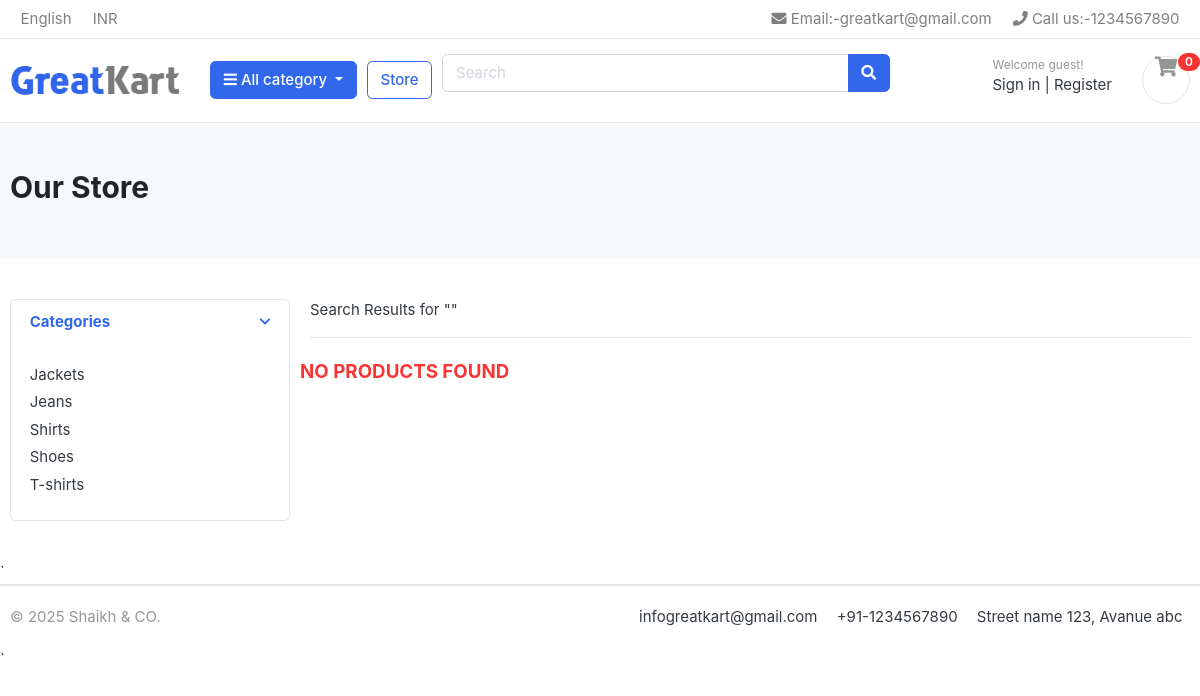
The app's page /store/search/ with its own data.
### Category/models.py (models this page shows, shortened)
class Category(models.Model):
    category_name = models.CharField(max_length=255, unique=True)
    slug = models.CharField(max_length=255, unique=True)
    description = models.TextField()
    cat_image = models.ImageField(upload_to='photos/categories', blank=True)
    class Meta:
        verbose_name = "Category"
        verbose_name_plural = "Categories"
    def get_url(self):
        return reverse("products_by_category", args=[self.slug])

### store/views.py (the view)
# urls.py: path('search/', search_products, name='search_products'),
def search_products(request):
    query = request.GET.get('q', '')
    results = []
    if query:
        results = Product.objects.filter(product_name__icontains=query)
    return render(request, 'search_results.html', {
        'query': query,
        'results': results
    })

### Category/context_processors.py (called while the page is built)
def menu_links(request):
    links = Category.objects.all()
    return dict(links=links)

### cart/context_processors.py (called while the page is built)
def cart_item_count(request):
    count = 0
    if request.user.is_authenticated:
        try:
            cart = Cart.objects.get(user=request.user)
            count = CartItem.objects.filter(cart=cart).count()
        except Cart.DoesNotExist:
            pass
    return {'cart_item_count': count}

### templates/search_results.html
{% extends 'base.html' %}
{% load static %}
{% block content %}
<section class="section-pagetop bg">
    <div class="container">
        <h2 class="title-page">Our Store</h2>
    </div>
</section>
<section class="section-content padding-y">
    <div class="container">
        <div class="row">
            <aside class="col-md-3">
                <div class="card">
                    <article class="filter-group">
                        <header class="card-header">
                            <a href="#" data-toggle="collapse" data-target="#collapse_1" aria-expanded="true" class="">
                                <i class="icon-control fa fa-chevron-down"></i>
                                <h6 class="title">Categories</h6>
                            </a>
                        </header>
                        <div class="filter-content collapse show" id="collapse_1" style="">
                            <div class="card-body">
                                <ul class="list-menu">
                                    {% for category in links %}
                                    <li><a href="{{ category.get_url }}">{{ category.category_name }}</a></li>
                                    {% endfor %}
                                </ul>
                            </div>
                        </div>
                    </article>
                </div>
            </aside>
            <main class="col-md-9">
                <header class="border-bottom mb-4 pb-3">
                    <div class="form-inline">
                        <span class="mr-md-auto">Search Results for "{{ query }}"</span>
                    </div>
                </header>
                <div class="row">
                    {% if results %}
                    {% for product in results %}
                    <div class="col-md-4">
                        <figure class="card card-product-grid">
                            <div class="img-wrap">
                                <img src="{{ product.images.url }}">
                            </div>
                            <figcaption class="info-wrap">
                                <div class="fix-height">
                                    <a href="./product-detail.html" class="title">{{ product.product_name }}</a>
                                    <div class="price-wrap mt-2">
                                        <span class="price">${{ product.price }}</span>
                                        <del class="price-old">$1980</del>
                                    </div>
                                </div>
                        {% if product.stock <= 0 %}
                            <h5 class="text-danger">Out Of Stock</h5>
                        {% else %}
                            <a href="{% url 'add_to_cart' product.id %}" class="btn  btn-primary"> <span class="text">Add to cart</span>
                            <i class="fas fa-shopping-cart"></i> </a>
                        {% endif %}
                            </figcaption>
                        </figure>
                    </div>
                    {% endfor %}
                    {% else %}
                    <h5 class="text-danger">NO PRODUCTS FOUND</h5>
                    {% endif %}
                </div>
            </main>
        </div>
    </div>
</section>
{% endblock %}

### static/css/ui.css (style rules this page uses)
html { font-family: "Inter", sans-serif; font-size: 15px; }
.padding-y { padding-top: 40px; padding-bottom: 40px; }
article:after, .form-group:after { display: block; clear: both; content: ""; }
.bg { background-color: #f8f9fa; }
.title-page { color: #212529; }
[class*=list-] li:after { visibility: hidden; display: block; content: ""; overflow: hidden; height: 0; clear: both; }
.list-menu { list-style: none; margin: 0; padding-left: 0; }
.list-menu li { margin-bottom: 5px; }
.list-menu a { color: #343a40; }
.icon-control { margin-top: 5px; float: right; font-size: 80%; }
.card-header .title { margin-bottom: 0; line-height: 1.5; }
.filter-group { border-bottom: 1px solid #e4e4e4; }
.filter-group .card-header { border-bottom: 0; }
.filter-group:last-child { border-bottom: 0; }
.section-pagetop { padding: 45px 0; }

### records on screen
Category: category_name "Jackets"
Category: category_name "Jeans"
Category: category_name "Shirts"
Category: category_name "Shoes"
Category: category_name "T-shirts"

### other values on screen
{{ cart_item_count }} "0"
